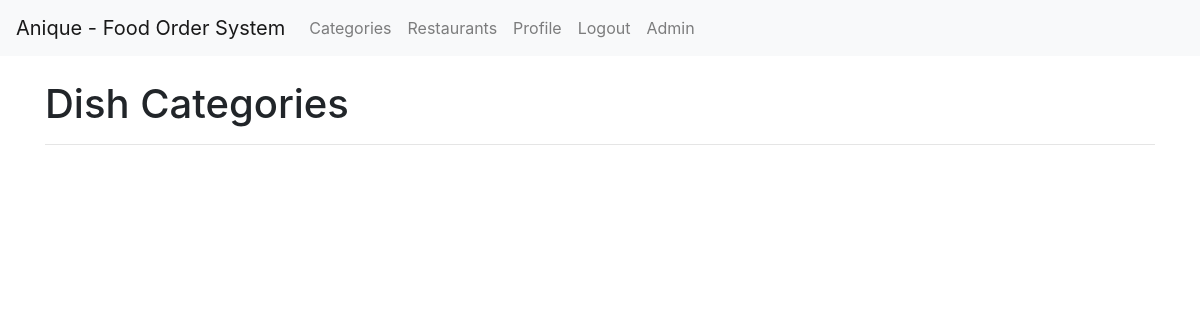
The page /dish_categories (signed in) on the database as committed earlier.
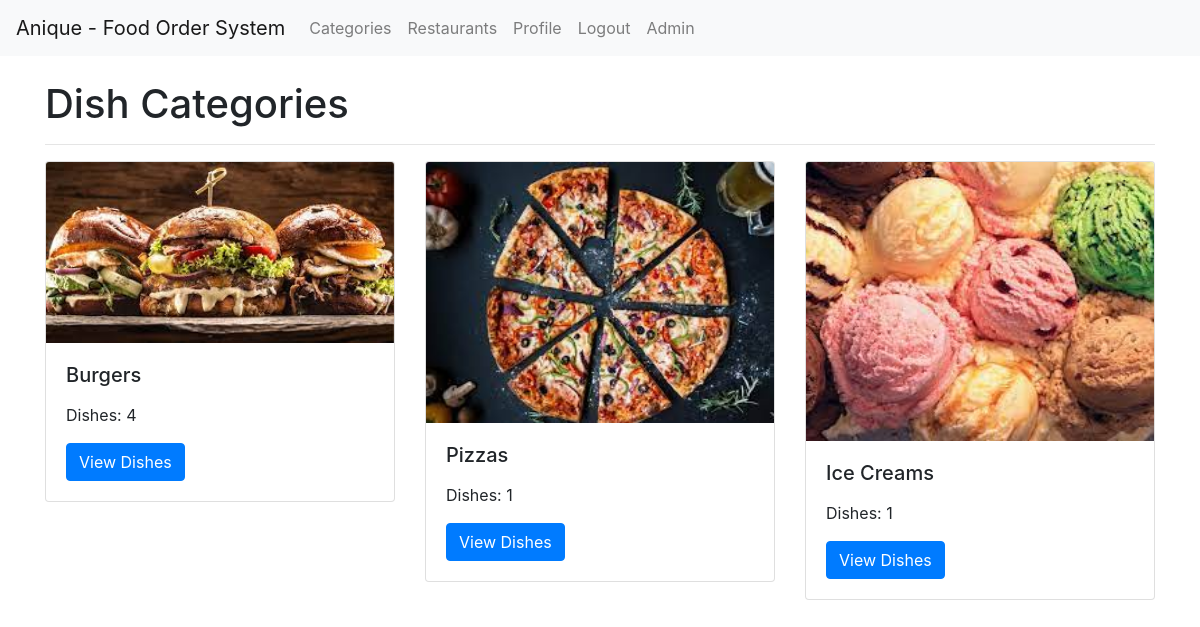
The same page on the database as committed later.
### food/models.py (models this page shows, shortened)
class DishCategory(models.Model):
    name = models.CharField(max_length=100)
    image = models.ImageField(upload_to="dish_categories/",blank=True,null=True)
    class Meta:
        verbose_name_plural = "Dish Categories"

### food/views.py (the view)
# urls.py: path("dish_categories",dish_categories,name='dish_categories'),
@login_required
def dish_categories(request):
    dish_categories = DishCategory.objects.annotate(dish_count=Count('dish'))
    context = {
        "dish_categories":dish_categories
    }
    return render(request,"food/dish_categories.html",context)

### food_order/templates/food/dish_categories.html (shortened to what this page needs)
{% extends "base.html" %} {% load static %} {% block content %}
<div class="container">
  <div class="row">
    <div class="col-md-12">
      <h1 class="mt-4">Dish Categories</h1>
      <hr />
      <div class="row">
        {% for category in dish_categories %} {% if category.dish_count > 0 %}
        <div class="col-md-4 mb-4">
          <div class="card">
            {% if category.image %}
            <img
              src="{{category.image.url}}"
              class="card-img-top"
              alt="Category Image"
              />
            {% else %}
            <img
              src="{% static 'img/default.png' %}"
              class="card-img-top"
              alt="Category Image"
              />
            {% endif %}
            <div class="card-body">
              <h5 class="card-title">{{ category.name }}</h5>
              <p class="card-text">Dishes: {{ category.dish_count }}</p>
              <a
                href="{% url 'category_detail' category.id %}"
                class="btn btn-primary">View Dishes</a>
            </div>
          </div>
        </div>
        {% endif %} {% endfor %}
      </div>
    </div>
  </div>
</div>
{% endblock %}

### food_order/templates/base.html (shortened to what this page needs)
<!DOCTYPE html>
<html lang="en">
  <head>
    <link
      rel="stylesheet"
      href="https://cdn.jsdelivr.net/npm/bootstrap@4.4.1/dist/css/bootstrap.min.css"
    />
    <link
      rel="stylesheet"
      href="https://cdnjs.cloudflare.com/ajax/libs/font-awesome/6.1.1/css/all.min.css"
    />
  </head>
  <body>
    <nav class="navbar navbar-expand-lg navbar-light bg-light">
      <a class="navbar-brand" href="{% url 'index' %}"
        >Anique - Food Order System</a
      >
      <div class="collapse navbar-collapse" id="navbarSupportedContent">
        <ul class="navbar-nav mr-auto">
          {% if request.user.is_authenticated %}
          <li class="nav-item">
            <a class="nav-link" href="{% url 'dish_categories' %}"
              >Categories</a
            >
          </li>
          <li class="nav-item">
            <a class="nav-link" href="{% url 'restaurants' %}">Restaurants</a>
          </li>
          <li class="nav-item">
            <a class="nav-link" href="{% url 'profile' %}">Profile</a>
          </li>
          <li class="nav-item">
            <a class="nav-link" href="{% url 'logout' %}">Logout</a>
          </li>
          {% endif %} {% if request.user.is_superuser %}
          <li class="nav-item">
            <a class="nav-link" href="/admin">Admin</a>
          </li>
          {% endif %}
        </ul>
      </div>
    </nav>
    {% block content %}{% endblock content %}
  </body>
</html>

Rows that differ between the two databases and show on the page:
added DishCategory: image (picture), name "Burgers", dish_count "4"
added DishCategory: image (picture), name "Pizzas", dish_count "1"
added DishCategory: image (picture), name "Ice Creams", dish_count "1"
